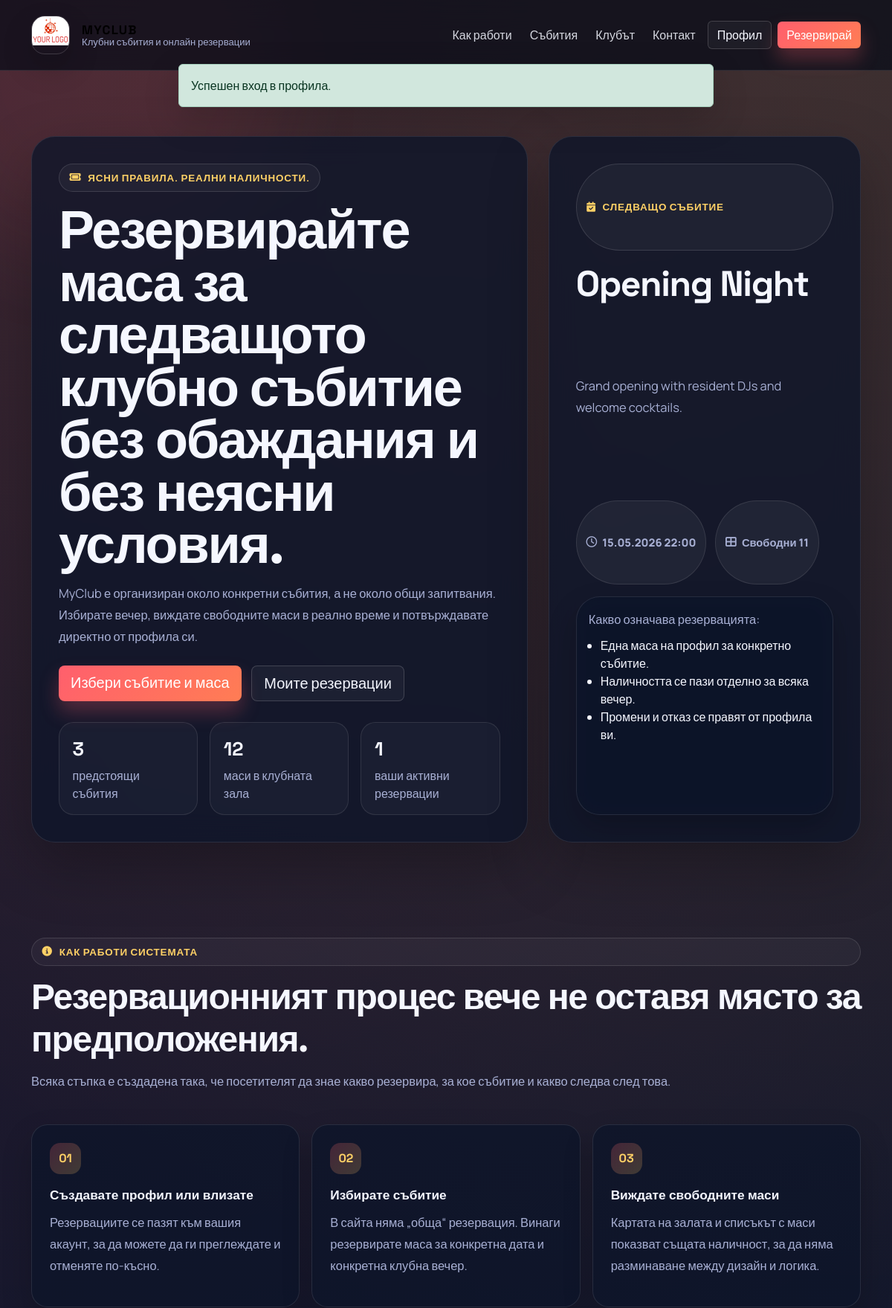
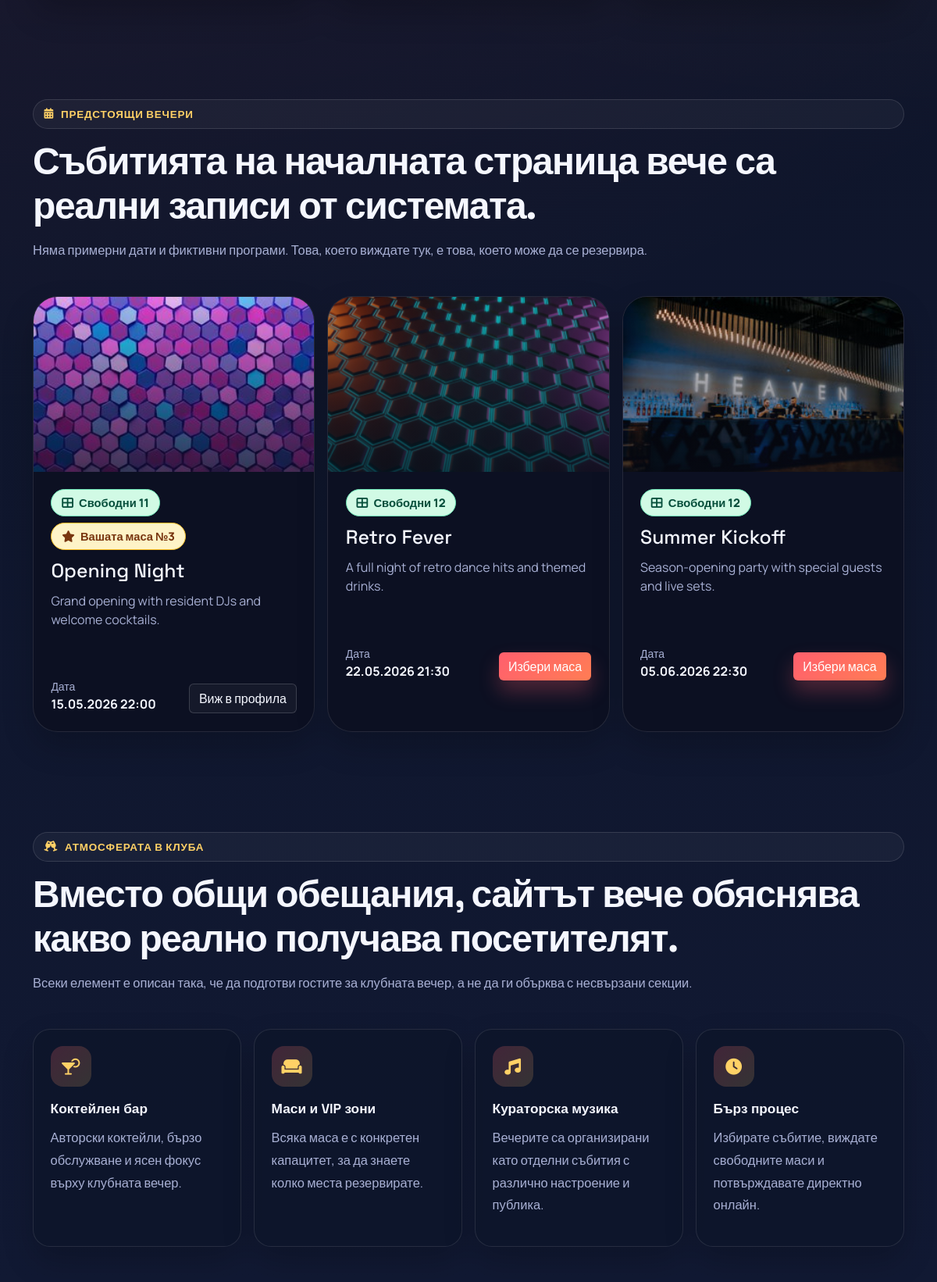
Page /CODE/index.php (signed in, upper part) on the committed database (2 pictures, top to bottom).
### tables this page shows
CREATE TABLE parties (
  id_party INT AUTO_INCREMENT PRIMARY KEY,
  name_party VARCHAR(150) NOT NULL,
  event_date DATETIME NOT NULL,
  description TEXT NULL,
  created_at DATETIME NOT NULL DEFAULT CURRENT_TIMESTAMP
);

CREATE TABLE tables (
  id_tables INT AUTO_INCREMENT PRIMARY KEY,
  table_number INT NOT NULL UNIQUE,
  seats_number INT NOT NULL
);

### CODE/includes/bootstrap.php (called while the page is built, shortened)
<?php
function e(mixed $value): string
{
    return htmlspecialchars((string) $value, ENT_QUOTES | ENT_SUBSTITUTE, 'UTF-8');
}
function pull_flash(): ?array
{
    $flash = $_SESSION['_flash'];
    return $flash;
}
function flash_type_class(string $type): string
{
    return match ($type) {
        'success' => 'success',
        'warning' => 'warning',
        'danger', 'error' => 'danger',
        default => 'info',
    };
}
function is_logged_in(): bool
{
    return isset($_SESSION['id_person']);
}
function format_datetime(?string $value, string $fallback = '-'): string
{
    try {
        $date = new DateTimeImmutable($value);
    } catch (Exception) {
        return $value;
    }
    return $date->format('d.m.Y H:i');
}

### CODE/index.php (the view, shortened to what this page needs)
<?php
require_once __DIR__ . '/includes/bootstrap.php';
$connection = db();
$flash = pull_flash();
$totalTables = (int) $connection->query('SELECT COUNT(*) FROM tables')->fetchColumn();
$upcomingEvents = $connection->query(
    'SELECT p.id_party,
            p.name_party,
            p.event_date,
            p.description,
            COUNT(r.id_reservation) AS reserved_tables
     FROM parties p
     LEFT JOIN reservation r ON r.id_party = p.id_party
     WHERE p.event_date >= NOW()
     GROUP BY p.id_party, p.name_party, p.event_date, p.description
     ORDER BY p.event_date ASC
     LIMIT 6'
)->fetchAll();
$userReservations = [];
if (is_logged_in()) {
    $userReservationStatement = $connection->prepare(
        'SELECT r.id_party, r.id_reservation, t.table_number
         FROM reservation r
         JOIN tables t ON r.id_table = t.id_tables
         JOIN parties p ON p.id_party = r.id_party
         WHERE r.id_person = ? AND p.event_date >= NOW()'
    );
    $userReservationStatement->execute([current_user_id()]);
    foreach ($userReservationStatement->fetchAll() as $reservation) {
        $userReservations[(int) $reservation['id_party']] = $reservation;
    }
}
$nextEvent = $upcomingEvents[0] ?? null;
$eventImages = [
    'images/event/ev1.jpg',
    'images/event/ev2.jpg',
    'images/event/ev3.jpg',
    'images/event/ev4.jpg',
];
$experienceCards = [
    [
        'icon' => 'fa-solid fa-martini-glass-citrus',
        'title' => 'Коктейлен бар',
        'text' => 'Авторски коктейли, бързо обслужване и ясен фокус върху клубната вечер.',
    ],
    [
        'icon' => 'fa-solid fa-couch',
        'title' => 'Маси и VIP зони',
        'text' => 'Всяка маса е с конкретен капацитет, за да знаете колко места резервирате.',
    ],
    [
        'icon' => 'fa-solid fa-music',
        'title' => 'Кураторска музика',
        'text' => 'Вечерите са организирани като отделни събития с различно настроение и публика.',
    ],
    [
        'icon' => 'fa-solid fa-clock',
        'title' => 'Бърз процес',
        'text' => 'Избирате събитие, виждате свободните маси и потвърждавате директно онлайн.',
    ],
];
?>
<!doctype html>
<html lang="bg">
<head>
  <link href="https://cdn.jsdelivr.net/npm/bootstrap@5.3.3/dist/css/bootstrap.min.css" rel="stylesheet">
  <link rel="stylesheet" href="https://cdnjs.cloudflare.com/ajax/libs/font-awesome/6.7.2/css/all.min.css">
  <link rel="stylesheet" href="css/site-refresh.css?v=20260423-status">
</head>
<body class="brand-body">
  <div class="site-nav">
    <nav class="navbar navbar-expand-lg">
      <div class="container">
        <a class="navbar-brand d-flex align-items-center gap-3" href="#home">
          <span class="brand-mark"><img src="images/logo.jpg" alt="MyClub logo"></span>
          <span class="brand-copy">
            <strong class="brand-font">MyClub</strong>
            <span>Клубни събития и онлайн резервации</span>
          </span>
        </a>
        <div class="collapse navbar-collapse" id="siteNav">
          <ul class="navbar-nav ms-auto align-items-lg-center gap-lg-2">
            <li class="nav-item"><a class="nav-link" href="#how-it-works">Как работи</a></li>
            <li class="nav-item"><a class="nav-link" href="#events">Събития</a></li>
            <li class="nav-item"><a class="nav-link" href="#experience">Клубът</a></li>
            <li class="nav-item"><a class="nav-link" href="#contact">Контакт</a></li>
            <?php if (is_logged_in()): ?>
              <li class="nav-item"><a class="btn btn-ghost-light" href="profile.php">Профил</a></li>
            <?php else: ?>
              <li class="nav-item"><a class="btn btn-ghost-light" href="logIn.php">Вход</a></li>
              <li class="nav-item"><a class="btn btn-brand" href="signUp.php">Регистрация</a></li>
            <?php endif; ?>
            <li class="nav-item"><a class="btn btn-brand" href="<?= $nextEvent ? 'reservation.php?party=' . (int) $nextEvent['id_party'] : 'reservation.php' ?>">Резервирай</a></li>
          </ul>
        </div>
      </div>
    </nav>
  </div>
  <?php if ($flash): ?>
    <div class="flash-shell">
      <div class="alert alert-<?= e(flash_type_class($flash['type'])) ?> shadow-lg mb-0"><?= e($flash['message']) ?></div>
    </div>
  <?php endif; ?>
  <header id="home" class="hero-section">
    <div class="container">
      <div class="hero-layout">
        <section class="glass-panel hero-copy">
          <span class="eyebrow"><i class="fa-solid fa-ticket"></i> Ясни правила. Реални наличности.</span>
          <h1 class="hero-title">Резервирайте маса за следващото клубно събитие без обаждания и без неясни условия.</h1>
          <p class="hero-text">
            MyClub е организиран около конкретни събития, а не около общи запитвания.
            Избирате вечер, виждате свободните маси в реално време и потвърждавате директно от профила си.
          </p>
          <div class="hero-actions">
            <a class="btn btn-brand btn-lg" href="<?= $nextEvent ? 'reservation.php?party=' . (int) $nextEvent['id_party'] : 'reservation.php' ?>">Избери събитие и маса</a>
            <?php if (is_logged_in()): ?>
              <a class="btn btn-ghost-light btn-lg" href="profile.php">Моите резервации</a>
            <?php else: ?>
              <a class="btn btn-ghost-light btn-lg" href="signUp.php">Създай профил</a>
            <?php endif; ?>
          </div>
          <div class="stat-grid">
            <div class="stat-tile">
              <strong><?= count($upcomingEvents) ?></strong>
              <span>предстоящи събития</span>
            </div>
            <div class="stat-tile">
              <strong><?= $totalTables ?></strong>
              <span>маси в клубната зала</span>
            </div>
            <div class="stat-tile">
              <strong><?= count($userReservations) ?></strong>
              <span>ваши активни резервации</span>
            </div>
          </div>
        </section>
        <aside class="glass-panel hero-aside next-event-card">
          <span class="eyebrow"><i class="fa-solid fa-calendar-check"></i> Следващо събитие</span>
          <?php if ($nextEvent): ?>
            <h2 class="section-title"><?= e($nextEvent['name_party']) ?></h2>
            <p class="hero-text"><?= e($nextEvent['description'] ?: 'Събитие с ограничен брой маси и онлайн наличност в реално време.') ?></p>
            <div class="meta">
              <span class="meta-pill"><i class="fa-regular fa-clock"></i> <?= e(format_datetime($nextEvent['event_date'])) ?></span>
              <span class="meta-pill"><i class="fa-solid fa-table-cells-large"></i> Свободни <?= max($totalTables - (int) $nextEvent['reserved_tables'], 0) ?></span>
            </div>
            <div class="glass-panel soft p-3">
              <p class="muted-text mb-2">Какво означава резервацията:</p>
              <ul class="mb-0 ps-3">
                <li>Една маса на профил за конкретно събитие.</li>
                <li>Наличността се пази отделно за всяка вечер.</li>
                <li>Промени и отказ се правят от профила ви.</li>
              </ul>
            </div>
          <?php else: ?>
            <h2 class="section-title">Няма публикувани бъдещи събития</h2>
            <p class="hero-text">Когато администратор добави нова клубна вечер, тя ще се покаже тук за директна резервация.</p>
          <?php endif; ?>
        </aside>
      </div>
    </div>
  </header>
  <main>
    <section id="how-it-works" class="section-shell">
      <div class="container">
        <div class="section-head">
          <span class="eyebrow"><i class="fa-solid fa-circle-info"></i> Как работи системата</span>
          <h2 class="section-title">Резервационният процес вече не оставя място за предположения.</h2>
          <p class="section-text">Всяка стъпка е създадена така, че посетителят да знае какво резервира, за кое събитие и какво следва след това.</p>
        </div>
        <div class="step-grid">
          <article class="step-card">
            <span class="step-index">01</span>
            <strong>Създавате профил или влизате</strong>
            <p class="muted-text">Резервациите се пазят към вашия акаунт, за да можете да ги преглеждате и отменяте по-късно.</p>
          </article>
          <article class="step-card">
            <span class="step-index">02</span>
            <strong>Избирате събитие</strong>
            <p class="muted-text">В сайта няма „обща“ резервация. Винаги резервирате маса за конкретна дата и конкретна клубна вечер.</p>
          </article>
          <article class="step-card">
            <span class="step-index">03</span>
            <strong>Виждате свободните маси</strong>
            <p class="muted-text">Картата на залата и списъкът с маси показват същата наличност, за да няма разминаване между дизайн и логика.</p>
          </article>
        </div>
      </div>
    </section>
    <section id="events" class="section-shell">
      <div class="container">
        <div class="section-head">
          <span class="eyebrow"><i class="fa-solid fa-calendar-days"></i> Предстоящи вечери</span>
          <h2 class="section-title">Събитията на началната страница вече са реални записи от системата.</h2>
          <p class="section-text">Няма примерни дати и фиктивни програми. Това, което виждате тук, е това, което може да се резервира.</p>
        </div>
        <?php if ($upcomingEvents): ?>
          <div class="event-grid">
            <?php foreach ($upcomingEvents as $index => $event): ?>
              <?php
              $reservedCount = (int) $event['reserved_tables'];
              $availableCount = max($totalTables - $reservedCount, 0);
              $userReservation = $userReservations[(int) $event['id_party']] ?? null;
              $eventImage = $eventImages[$index % count($eventImages)];
              ?>
              <article class="event-card">
                <div class="event-card-media">
                  <img src="<?= e($eventImage) ?>" alt="<?= e($event['name_party']) ?>">
                </div>
                <div class="event-card-body">
                  <div class="d-flex flex-wrap gap-2">
                    <span class="status-pill <?= $availableCount > 0 ? 'is-success' : 'is-danger' ?>">
                      <i class="fa-solid fa-table-cells-large"></i>
                      <?= $availableCount > 0 ? 'Свободни ' . $availableCount : 'Разпродадено' ?>
                    </span>
                    <?php if ($userReservation): ?>
                      <span class="status-pill is-warning">
                        <i class="fa-solid fa-star"></i>
                        Вашата маса №<?= (int) $userReservation['table_number'] ?>
                      </span>
                    <?php endif; ?>
                  </div>
                  <h3 class="event-card-title"><?= e($event['name_party']) ?></h3>
                  <p class="event-card-copy"><?= e($event['description'] ?: 'Клубна вечер с ограничен капацитет и активна онлайн наличност.') ?></p>
                  <div class="event-card-footer">
                    <div>
                      <small>Дата</small>
                      <strong><?= e(format_datetime($event['event_date'])) ?></strong>
                    </div>
                    <div class="d-flex flex-column align-items-end">
                      <?php if ($userReservation): ?>
                        <a class="btn btn-ghost-light" href="profile.php">Виж в профила</a>
                      <?php elseif ($availableCount === 0): ?>
                        <a class="btn btn-ghost-light" href="<?= is_logged_in() ? 'reservation.php?party=' . (int) $event['id_party'] : 'logIn.php' ?>">
                          <?= is_logged_in() ? 'Виж статуса' : 'Влез за статус' ?>
                        </a>
                      <?php elseif (is_logged_in()): ?>
                        <a class="btn btn-brand" href="reservation.php?party=<?= (int) $event['id_party'] ?>">Избери маса</a>
                      <?php else: ?>
                        <a class="btn btn-brand" href="logIn.php">Влез за резервация</a>
                      <?php endif; ?>
                    </div>
                  </div>
                </div>
              </article>
            <?php endforeach; ?>
          </div>
        <?php endif; ?>
      </div>
    </section>
    <section id="experience" class="section-shell">
      <div class="container">
        <div class="section-head">
          <span class="eyebrow"><i class="fa-solid fa-champagne-glasses"></i> Атмосферата в клуба</span>
          <h2 class="section-title">Вместо общи обещания, сайтът вече обяснява какво реално получава посетителят.</h2>
          <p class="section-text">Всеки елемент е описан така, че да подготви гостите за клубната вечер, а не да ги обърква с несвързани секции.</p>
        </div>
        <div class="experience-grid">
          <?php foreach ($experienceCards as $card): ?>
            <article class="experience-card">
              <span class="icon-wrap"><i class="<?= e($card['icon']) ?>"></i></span>
              <strong><?= e($card['title']) ?></strong>
              <p class="muted-text"><?= e($card['text']) ?></p>
            </article>
          <?php endforeach; ?>
        </div>
      </div>
    </section>
  </main>
</body>
</html>

### rows in the picture
parties: name_party "Opening Night", description "Grand opening with resident DJs and welcome cocktails.", event_date "15.05.2026 22:00", shows a picture, availableCount "11", id_party.table_number "3", shows "Виж в профила"
parties: shows a picture, availableCount "12", name_party "Retro Fever", description "A full night of retro dance hits and themed drinks.", event_date "22.05.2026 21:30"
parties: shows a picture, availableCount "12", name_party "Summer Kickoff", description "Season-opening party with special guests and live sets.", event_date "05.06.2026 22:30"

### other values in the picture
$flash['message'] "Успешен вход в профила."
count($upcomingEvents) "3"
$totalTables "12"
count($userReservations) "1"
max($totalTables - (int) $nextEvent['reserved_tables'], 0) "11"
$card['title'] "Коктейлен бар"
$card['text'] "Авторски коктейли, бързо обслужване и ясен фокус върху клубната вечер."
$card['title'] "Маси и VIP зони"
$card['text'] "Всяка маса е с конкретен капацитет, за да знаете колко места резервирате."
$card['title'] "Кураторска музика"
$card['text'] "Вечерите са организирани като отделни събития с различно настроение и публика."
$card['title'] "Бърз процес"
$card['text'] "Избирате събитие, виждате свободните маси и потвърждавате директно онлайн."
